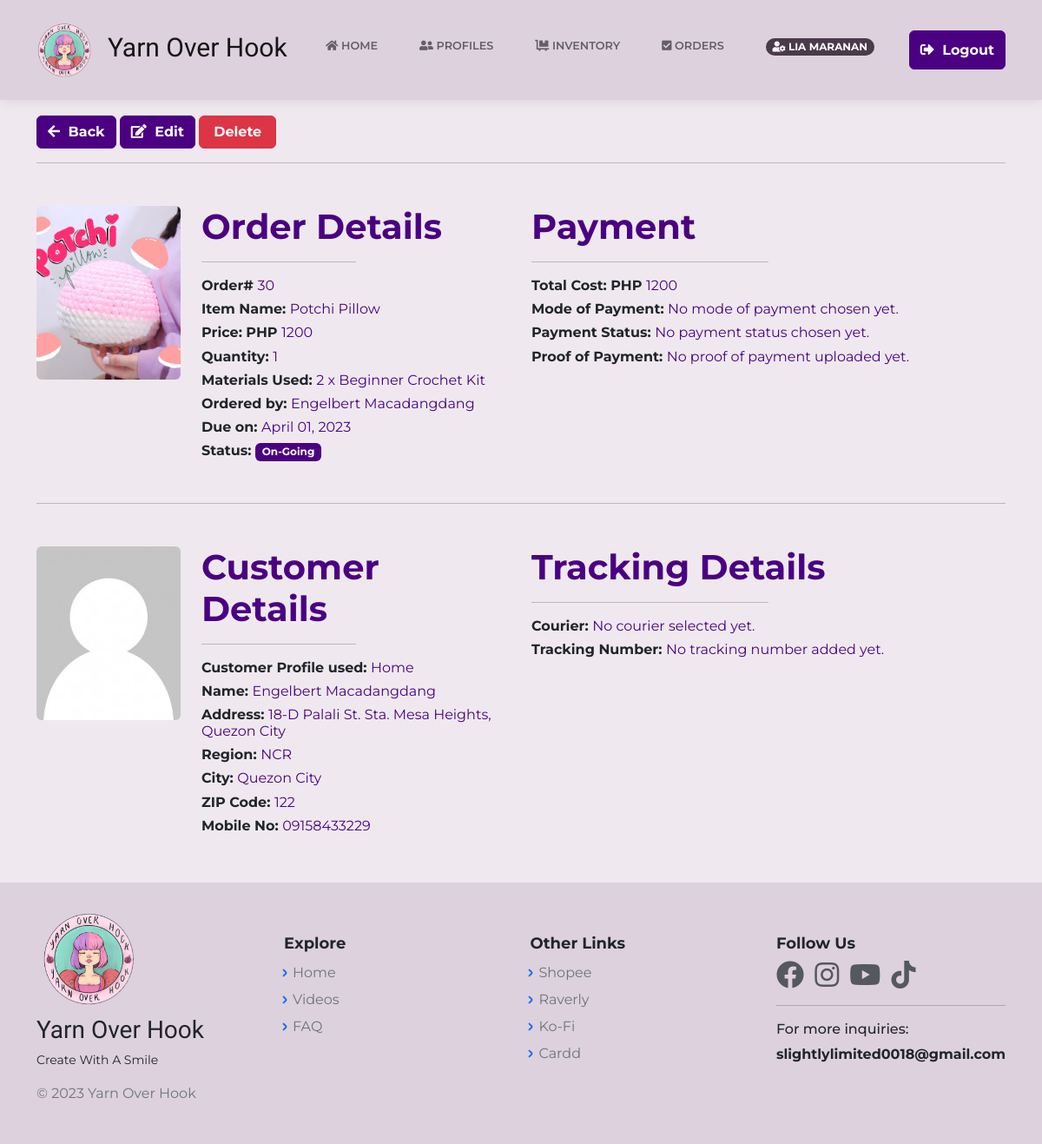
Page /OrderPageAdmin.php?id=30 (signed in) on the committed database.
### tables this page shows
CREATE TABLE `orders_db` (
  `OrderID` bigint(20) NOT NULL,
  `ItemID` bigint(20) NOT NULL,
  `c_id` bigint(12) NOT NULL,
  `cust_status` int(11) NOT NULL DEFAULT 1,
  `OrderQty` int(11) NOT NULL,
  `OrderType` varchar(255) NOT NULL,
  `TypeID` int(11) NOT NULL,
  `OrderDate` timestamp NOT NULL DEFAULT current_timestamp() ON UPDATE current_timestamp(),
  `PaymentDue` date DEFAULT NULL,
  `OrderTotal` int(12) NOT NULL,
  `proof_img` varchar(255) NOT NULL,
  `p_mode` varchar(255) NOT NULL,
  `tracking_no` varchar(255) NOT NULL,
  `courier_id` varchar(255) NOT NULL,
  `pay_status` varchar(255) NOT NULL,
  `MaterialUsed` varchar(150) NOT NULL,
  `MaterialQty` int(20) NOT NULL
);

CREATE TABLE `inventory_db` (
  `ItemID` bigint(20) NOT NULL,
  `ItemName` varchar(100) NOT NULL,
  `ItemImg` varchar(255) NOT NULL,
  `ItemDesc` text NOT NULL,
  `ItemType` varchar(255) NOT NULL,
  `TypeID` int(11) NOT NULL,
  `ItemPrice` int(12) NOT NULL,
  `ItemQty` int(12) NOT NULL,
  `created_at` timestamp NOT NULL DEFAULT current_timestamp() ON UPDATE current_timestamp()
);

CREATE TABLE `cust_profile` (
  `id` bigint(20) NOT NULL,
  `c_id` bigint(12) NOT NULL,
  `c_name` varchar(60) NOT NULL,
  `c_label` varchar(255) NOT NULL,
  `region` varchar(60) NOT NULL,
  `city` varchar(60) NOT NULL,
  `phone_no` varchar(20) NOT NULL,
  `zip_code` int(12) NOT NULL,
  `date` timestamp NOT NULL DEFAULT current_timestamp() ON UPDATE current_timestamp(),
  `address` varchar(150) NOT NULL,
  `login_id` bigint(12) NOT NULL,
  `unique_id` int(5) NOT NULL DEFAULT 1,
  `cust_status` int(1) NOT NULL DEFAULT 0
);

CREATE TABLE `register` (
  `id` bigint(20) NOT NULL,
  `cust_name` varchar(60) NOT NULL,
  `cust_avatar` varchar(255) NOT NULL,
  `cust_email` varchar(60) DEFAULT NULL,
  `cust_pass` varchar(255) NOT NULL,
  `cust_reg` varchar(60) NOT NULL,
  `cust_city` varchar(50) NOT NULL,
  `cust_zip` int(10) NOT NULL,
  `cust_ig` varchar(255) NOT NULL,
  `cust_phone` varchar(50) NOT NULL,
  `login_id` bigint(12) NOT NULL,
  `date` timestamp NOT NULL DEFAULT current_timestamp() ON UPDATE current_timestamp(),
  `user_rank` varchar(20) NOT NULL DEFAULT 'user',
  `cust_address` varchar(160) NOT NULL,
  `cust_status` int(11) NOT NULL,
  `login_attempt` int(11) NOT NULL,
  `otp` int(11) NOT NULL,
  `verify_token` varchar(60) NOT NULL
);

### OrderPageAdmin.php (the view, shortened to what this page needs)
<?php
    include("includes/dbh.inc.php");
    if(isset($_GET['id'])) {
		$id = mysqli_real_escape_string($con, $_GET['id']);
		$item = "SELECT * FROM orders_db INNER JOIN cust_profile
        ON orders_db.c_id = cust_profile.c_id INNER JOIN inventory_db
        ON orders_db.ItemID = inventory_db.ItemID  WHERE OrderID = $id AND cust_profile.cust_status = '1'";
		$result = mysqli_query($con, $item);
		$order = mysqli_fetch_assoc($result);
	}
    require 'layouts/Header.php';
?>
<body class="d-flex flex-column min-vh-100">
<?php require 'layouts/nav.php';?>
    <div class="container my-5">
        <form class="mb-3" method="POST" id="form">
        <button class="btn btn-primary pull-right" type="button" style="font-weight:bold;border-color:indigo;background:indigo;"><a href="OrdersAdminView.php" style="text-decoration:none;color:white;"><i class="fa fa-arrow-left"></i> Back </a></button>
            <a class="btn btn-dark" href="EditOrder.php?id=<?php echo $order['OrderID']; ?>" type="submit" name="edit" role="button" style="font-weight:bold;border-color:indigo;background-color:indigo;"><i class="fas fa-edit"></i> Edit</a>
            <input class="btn btn-danger" name="delete" role="button" value="Delete" style="width: 8%;font-weight:bold;">
        </form><hr>
        <div class="row mt-5">
            <div class="col-md-6">
                <div class="row">
                    <div class="col-md-4">
                        <img class="img-fluid rounded avatar-fit" src="<?php echo $order['ItemImg']; ?>">
                    </div>
                    <div class="col-md-8">
                        <h3 style="font-size:40px; color:indigo;"><strong> Order Details </strong></h3><hr style="width:50%;">
                        <h6 style="font-weight:bold;"> Order# <span style="font-weight:lighter;color:indigo;"><?php echo $order['OrderID']; ?></span></h6>
                        <h6 style="font-weight:bold;"> Item Name: <span style="font-weight:lighter;color:indigo;"><?php echo $order['ItemName']; ?></span></h6>
                        <h6 style="font-weight:bold;"> Price: PHP <span style="font-weight:lighter;color:indigo;"><?php echo $order['ItemPrice']; ?></span></h6>
                        <h6 style="font-weight:bold;"> Quantity: <span style="font-weight:lighter;color:indigo;"><?php echo $order['OrderQty']; ?></span></h6>
                        <h6 style="font-weight:bold;"> Materials Used: <span style="font-weight:lighter;color:indigo;"><?php echo $order['MaterialQty']; ?> x <?php echo $order['MaterialUsed']; ?></h6>
                        <h6 style="font-weight:bold;"> Ordered by: <span style="font-weight:lighter;color:indigo;"><?php echo $order['c_name']; ?></h6>
                        <h6 style="font-weight:bold;"> Due on: <span style="font-weight:lighter;color:indigo;"><?php echo date("F d, Y", strtotime($order['PaymentDue'])); ?></span></h6>
                        <h6 style="font-weight:bold;"> Status: <span class="badge" style="background-color:indigo"><?php echo $order['OrderType']; ?></span></h6>
                    </div>
                </div>
            </div>
            <div class="col-md-6">
                    <h3 style="font-size:40px; color:indigo;"><strong> Payment </strong></h3><hr style="width:50%;">
                    <h6 style="font-weight:bold;"> Total Cost: PHP <span style="font-weight:lighter;color:indigo;"><?php echo $order['OrderTotal']; ?></h6>
                    <h6 style="font-weight:bold;"> Mode of Payment:
                    <?php if (!empty($order['p_mode'])) { ?>
                        <span class="badge" style="background-color:blue"><?php echo $order['p_mode']; ?></span>
                    <?php } else {  ?>
                        <span style="font-weight:lighter;color:indigo;">No mode of payment chosen yet.</span>
                    <?php } ?>
                    </h6>
                    <h6 style="font-weight:bold;"> Payment Status:
                    <?php if (!empty($order['pay_status'])) { ?>
                        <span style="font-weight:bold;color:red;"><?php echo $order['pay_status']; ?></span>
                    <?php } else {  ?>
                        <span style="font-weight:lighter;color:indigo;">No payment status chosen yet.</span>
                    <?php } ?>
                    </h6>
                    <h6 style="font-weight:bold;"> Proof of Payment:
                    <?php if (!empty($order['proof_img'])) { ?>
                        <a class="btn btn-sm text-white" href="<?php echo $order['proof_img']; ?>" style="font-weight:bold; background-color:indigo;"> Click here to view receipt. </a></h6>
                    <?php } else {  ?>
                        <span style="font-weight:lighter;color:indigo;">No proof of payment uploaded yet.</span>
                    <?php } ?>
                    </h6>
                </div>
        </div>
        <br><hr>
        <div class="row mt-5">
            <div class="col-md-6">
                <div class="row">
                    <div class="col-md-4">
                    <?php
                        $current_user = $order['login_id'];
                        $item_av = "SELECT * FROM register WHERE login_id = $current_user";
                        $result_av = mysqli_query($con, $item_av);
                        $prof_avatar = mysqli_fetch_assoc($result_av);
                    ?>
                    <img class="img-fluid rounded avatar-fit" src="<?php echo $prof_avatar['cust_avatar']; ?>">
                    </div>
                    <div class="col-md-8">
                    <h3 style="font-size:40px; color:indigo;"><strong> Customer Details </strong></h3><hr style="width:50%;">
                        <h6 style="font-weight:bold;"> Customer Profile used: <span style="font-weight:lighter;color:indigo;"><?php echo $order['c_label']; ?></h6>
                        <h6 style="font-weight:bold;"> Name: <span style="font-weight:lighter;color:indigo;"><?php echo $order['c_name']; ?> </h6>
                        <h6 style="font-weight:bold;"> Address: <span style="font-weight:lighter;color:indigo;"><?php echo $order['address']; ?></h6>
                        <h6 style="font-weight:bold;"> Region: <span style="font-weight:lighter;color:indigo;"><?php echo $order['region']; ?></h6>
                        <h6 style="font-weight:bold;"> City: <span style="font-weight:lighter;color:indigo;"><?php echo $order['city']; ?></h6>
                        <h6 style="font-weight:bold;"> ZIP Code: <span style="font-weight:lighter;color:indigo;"><?php echo $order['zip_code']; ?></h6>
                        <h6 style="font-weight:bold;"> Mobile No: <span style="font-weight:lighter;color:indigo;"><?php echo $order['phone_no']; ?></h6>
                    </div>
                </div>
            </div>
            <div class="col-md-6">
                   <h3 style="font-size:40px; color:indigo;"><a href="TrackingDetails.php?id=<?php echo $order['OrderID']; ?>" style="text-decoration:none;color:indigo;"><strong> Tracking Details </strong></a></h3><hr style="width:50%;">
                    <h6 style="font-weight:bold;"> Courier:
                    <?php if (!empty($order['courier_id'])) { ?>
                        <span style="font-weight:lighter;color:indigo;"><?php echo $order['courier_id']; ?></span>
                    <?php } else {  ?>
                        <span style="font-weight:lighter;color:indigo;"> No courier selected yet. </span>
                    <?php } ?>
                    </h6>
                    <h6 style="font-weight:bold;"> Tracking Number:
                    <?php if (!empty($order['tracking_no'])) { ?>
                        <span style="font-weight:lighter;color:indigo;"><?php echo $order['tracking_no']; ?></span>
                    <?php } else {  ?>
                        <span style="font-weight:lighter;color:indigo;"> No tracking number added yet. </span>
                    <?php } ?>
                    </h6>
                </div>
        </div>
    </div>
<?php require 'layouts/Footer.php';?>

### assets/css/main.css (style rules this page uses)
body { background-color: #efe9ef !important; padding-top: 85px; }
.container { animation: transitionInContainer 0.50s; }
.avatar-fit { width: 200px; height: 200px; object-fit: cover; }

### assets/css/Profile-Edit-Form-styles.css (style rules this page uses)
hr { height: 2px; }

### assets/css/Profile-Edit-Form.css (style rules this page uses)
hr { height: 2px; }

### assets/css/ProfileEdit1.css (style rules this page uses)
hr { height: 2px; }

### assets/css/ProfileEdit2.css (style rules this page uses)
hr { height: 2px; }

### OrderPageAdmin.php (style rules this page uses)
.row:after { content: ""; display: table; clear: both; }

### rows in the picture
orders_db: ItemID.ItemImg (picture), OrderID "30", ItemID.ItemName "Potchi Pillow", ItemID.ItemPrice "1200", OrderQty "1", MaterialQty "2", MaterialUsed "Beginner Crochet Kit", cust_profile.c_name "Engelbert Macadangdang", PaymentDue "April 01, 2023", OrderType "On-Going", OrderTotal "1200", cust_profile.c_label "Home", cust_profile.address "18-D Palali St. Sta. Mesa Heights, Quezon City", cust_profile.region "NCR", cust_profile.city "Quezon City", cust_profile.zip_code "122", cust_profile.phone_no "09158433229"
register: cust_avatar (placeholder picture)

### other values in the picture
$_SESSION['cust_name'] "LIA MARANAN"
